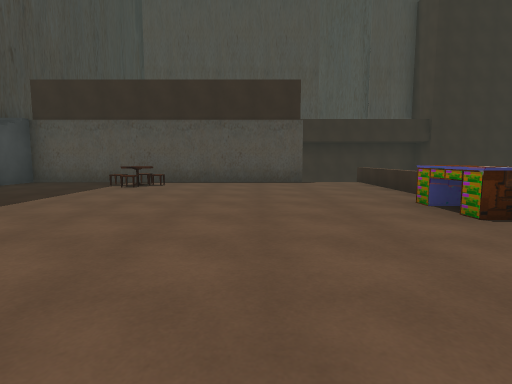
view 1 (above)

13 first-person views from a walk through a scene from a Unity 3-D project. The camera is 1.2 m above the floor, tilts 6° down and sees 80° across. The floor is counted in squares, 2 m on a side. Each view is taken from the middle of a square. On the plan, view 1 faces up. The plan holds only what a view shows up to about 9 squares ahead; the rest is blank. The place goes on beyond the plan. The player character is not drawn. Some animated figures are left out. Some surface patterns are stand-ins.

view 2
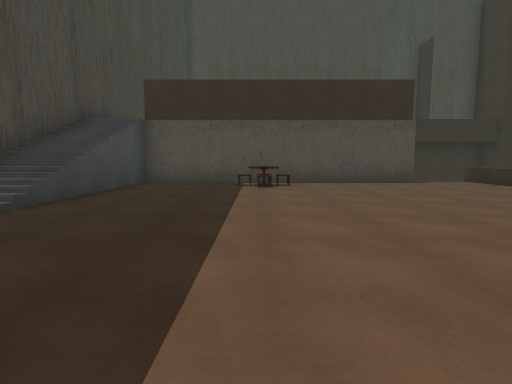

view 3
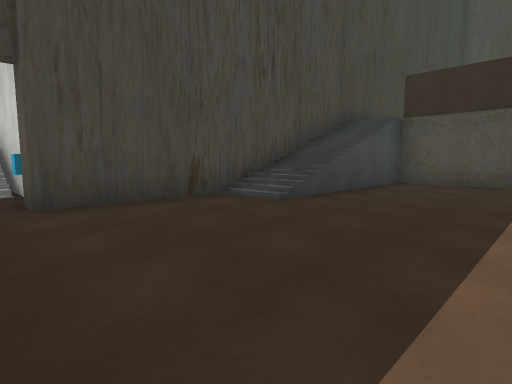

view 4
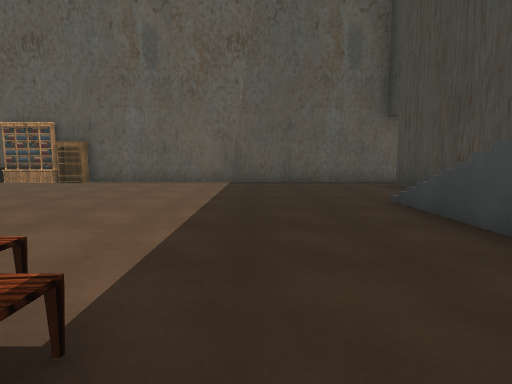

view 5
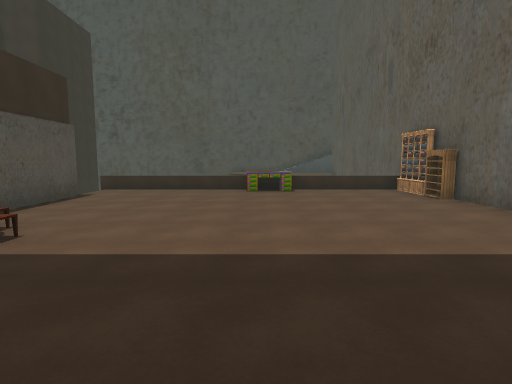

view 6
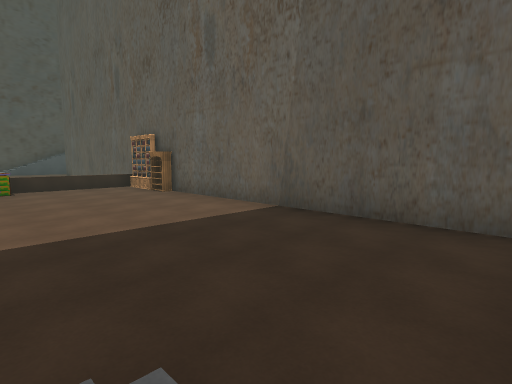

view 7
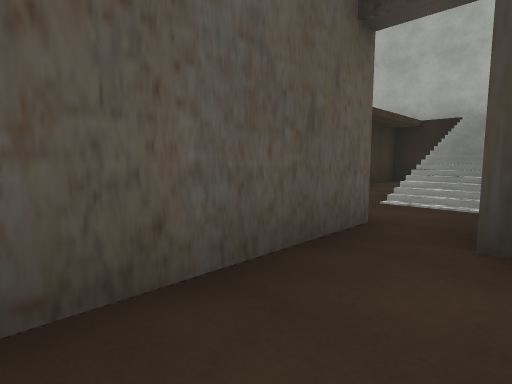

view 8
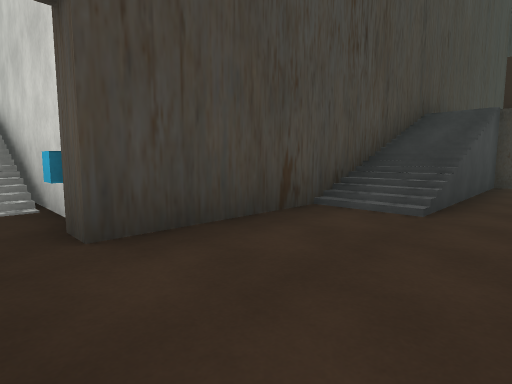

view 9
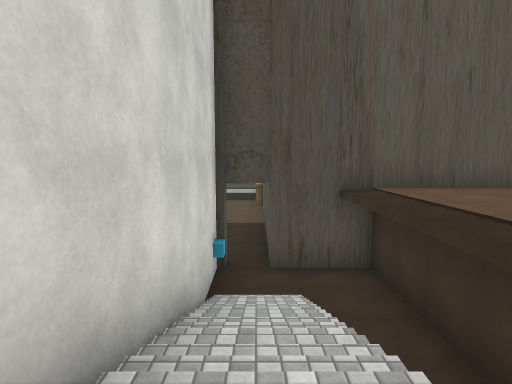

view 10
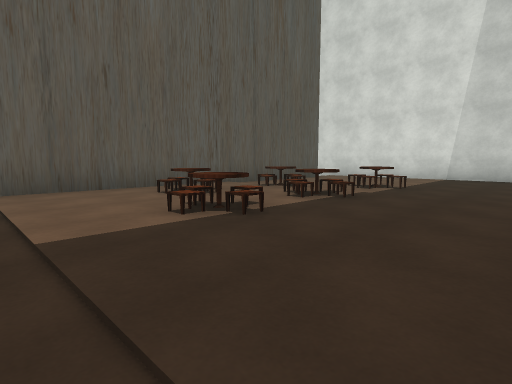

view 11
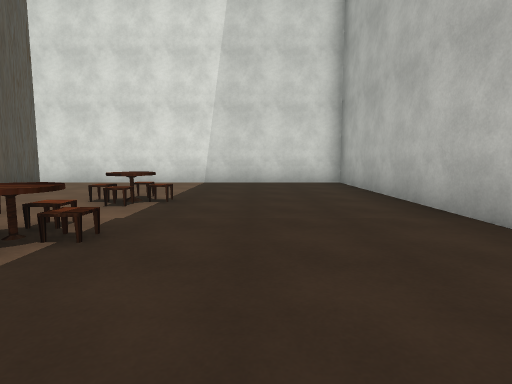

view 12
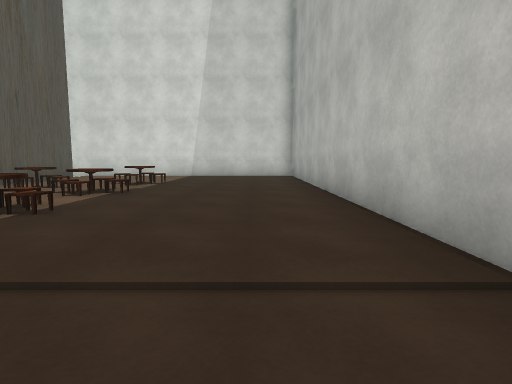

view 13
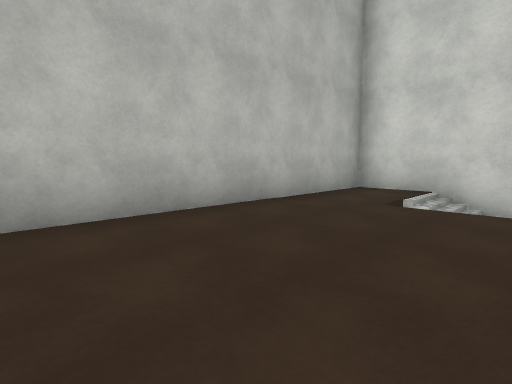

### Floor plan
Key: @ floor where view 1 was taken; # wall or solid block; . main floor; : floor 3.25 m higher than the main floor; + floor 4.25 m higher than the main floor; / step, stairs or slope; = window, fence, low wall or low ledge; E desk; B bookshelf; O other object.
Columns run from 16 left of view 1 to 3 right of it. Each row starts with its distance up from view 1.
  9         ##########
  8         #//..O.....=
  7         #//..//....=
  6         #//........=
  5         #//........=
  4         #//.......E#
  3         #..........#
  2         #..........=
  1 #########..........=
  0 #::////.........@BB#
 -1 #://///.#########
 -2 #::.....#
 -3 #:::::::#
 -4 #::::+::#
 -5 #::::O/O#
 -6 #::::O::#
 -7 #::::::O#
 -8 #::::O::#
 -9 #::::+::#
-10 #:::::::#
-11 #:::::::#
-12 #::::::::
-13 ##########

Where each view was taken, in squares from view 1:
view 1: 0 up, 0 right, facing up
view 2: 0 up, 3 left, facing up
view 3: 0 up, 3 left, facing up-left
view 4: 8 up, 4 left, facing down
view 5: 4 up, 6 left, facing right
view 6: 4 up, 7 left, facing down-right
view 7: 1 up, 5 left, facing down-left
view 8: 0 up, 5 left, facing up-left
view 9: 0 up, 14 left, facing right
view 10: 2 down, 14 left, facing down-right
view 11: 4 down, 13 left, facing down
view 12: 1 down, 14 left, facing down
view 13: 6 down, 12 left, facing up-left
